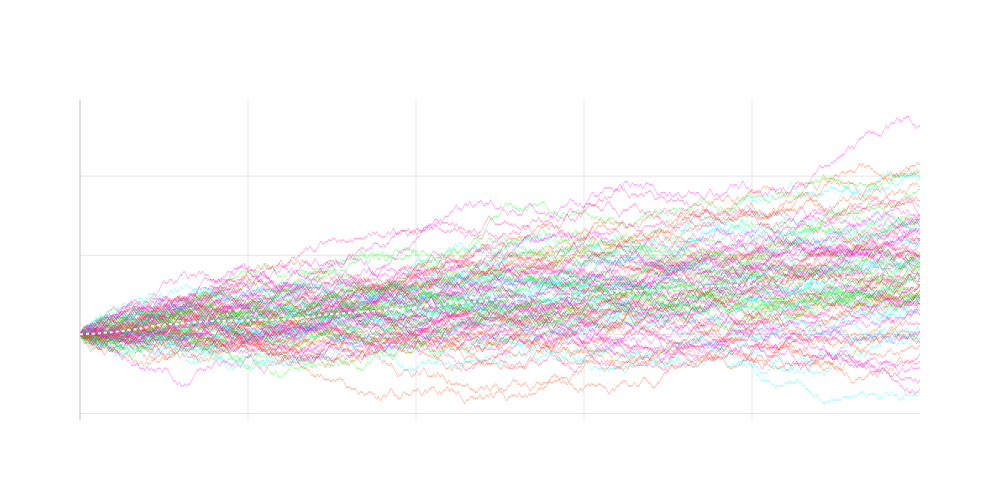

The notebook cell saved with this chart:
### Markdown cell above
#### 3.)  Example: "Profitable" Day Trading

Let's look at an example that is *very generous* where day trader are operating with net zero EV.

$E[R] = P(win) \cdot R_{win} + P(loss) \cdot R_{loss} > 0$

Consider this a *golden case* argument for day trading...

### Code cell
# Generate sample paths for traders with slight edge
np.random.seed(42)

def create_trading_paths_with_edge(n_trades):
    n_traders = 100  # Number of traders
    bet_size = 1000  # Fixed bet size
    payout = 1  # Win amount equals loss amount
    p_win = 0.52  # Slight edge: 52% win rate
    
    # Generate trader wealth paths
    trader_wealth = np.zeros((n_traders, n_trades+1))
    trader_wealth[:,0] = 100000  # Starting wealth of 100k
    
    for i in range(n_trades):
        # Generate outcomes for each trader
        for j in range(n_traders):
            wins = np.random.random() < p_win
            if wins:
                trader_wealth[j,i+1] = trader_wealth[j,i] + bet_size
            else:
                trader_wealth[j,i+1] = trader_wealth[j,i] - bet_size
    
    return trader_wealth

# Create paths for 1000 trades
trader_wealth = create_trading_paths_with_edge(1000)

# Create figure
fig = go.Figure()

# Neon colors for traders
neon_colors = ['#FF1493', '#00FF00', '#00FFFF', '#FF4500', '#FF00FF']

# Plot trading paths
for i in range(100):
    fig.add_trace(
        go.Scatter(
            x=np.arange(1001),
            y=trader_wealth[i,:],
            mode='lines',
            showlegend=False,
            opacity=0.3,
            line=dict(color=neon_colors[i % 5], width=1)
        )
    )

# Add mean line
mean_wealth = np.mean(trader_wealth, axis=0)
fig.add_trace(
    go.Scatter(
        x=np.arange(1001),
        y=mean_wealth,
        mode='lines',
        line=dict(color='white', width=2, dash='dot'),
        name='Mean'
    )
)

# Update layout
fig.update_layout(
    width=1000,
    height=500,
    showlegend=False,
    plot_bgcolor='rgba(0,0,0,0)',
    paper_bgcolor='rgba(0,0,0,0)',
    font=dict(color='white'),
    title=dict(
        text='Trading Paths with Slight Edge (52% Win Rate)',
        y=0.95
    )
)

# Update axes
fig.update_xaxes(
    showgrid=True,
    gridwidth=1,
    gridcolor='rgba(128,128,128,0.2)',
    zeroline=True,
    zerolinewidth=1,
    zerolinecolor='rgba(128,128,128,0.5)',
    title_text="Number of Trades"
)
fig.update_yaxes(
    showgrid=True,
    gridwidth=1,
    gridcolor='rgba(128,128,128,0.2)',
    zeroline=True,
    zerolinewidth=1,
    zerolinecolor='rgba(128,128,128,0.5)',
    title_text="Wealth ($)"
)

fig.show()

### Figure 1 — Plotly figure (JSON) as saved in the notebook; plotly's stock layout.template omitted (floating-point values rounded to 4 significant figures; data arrays with more than 128 entries replaced by an {"elided": "..."} marker saying what was removed)
{"data": [{"line": {"color": "#FF1493", "width": 1}, "mode": "lines", "opacity": 0.3, "showlegend": false, "type": "scatter", "x": {"elided": "1001 int values"}, "y": {"elided": "1001 float values"}}, {"line": {"color": "#00FF00", "width": 1}, "mode": "lines", "opacity": 0.3, "showlegend": false, "type": "scatter", "x": {"elided": "1001 int values"}, "y": {"elided": "1001 float values"}}, {"line": {"color": "#00FFFF", "width": 1}, "mode": "lines", "opacity": 0.3, "showlegend": false, "type": "scatter", "x": {"elided": "1001 int values"}, "y": {"elided": "1001 float values"}}, {"line": {"color": "#FF4500", "width": 1}, "mode": "lines", "opacity": 0.3, "showlegend": false, "type": "scatter", "x": {"elided": "1001 int values"}, "y": {"elided": "1001 float values"}}, {"line": {"color": "#FF00FF", "width": 1}, "mode": "lines", "opacity": 0.3, "showlegend": false, "type": "scatter", "x": {"elided": "1001 int values"}, "y": {"elided": "1001 float values"}}, {"line": {"color": "#FF1493", "width": 1}, "mode": "lines", "opacity": 0.3, "showlegend": false, "type": "scatter", "x": {"elided": "1001 int values"}, "y": {"elided": "1001 float values"}}, {"line": {"color": "#00FF00", "width": 1}, "mode": "lines", "opacity": 0.3, "showlegend": false, "type": "scatter", "x": {"elided": "1001 int values"}, "y": {"elided": "1001 float values"}}, {"line": {"color": "#00FFFF", "width": 1}, "mode": "lines", "opacity": 0.3, "showlegend": false, "type": "scatter", "x": {"elided": "1001 int values"}, "y": {"elided": "1001 float values"}}, {"line": {"color": "#FF4500", "width": 1}, "mode": "lines", "opacity": 0.3, "showlegend": false, "type": "scatter", "x": {"elided": "1001 int values"}, "y": {"elided": "1001 float values"}}, {"line": {"color": "#FF00FF", "width": 1}, "mode": "lines", "opacity": 0.3, "showlegend": false, "type": "scatter", "x": {"elided": "1001 int values"}, "y": {"elided": "1001 float values"}}, {"line": {"color": "#FF1493", "width": 1}, "mode": "lines", "opacity": 0.3, "showlegend": false, "type": "scatter", "x": {"elided": "1001 int values"}, "y": {"elided": "1001 float values"}}, {"line": {"color": "#00FF00", "width": 1}, "mode": "lines", "opacity": 0.3, "showlegend": false, "type": "scatter", "x": {"elided": "1001 int values"}, "y": {"elided": "1001 float values"}}, {"line": {"color": "#00FFFF", "width": 1}, "mode": "lines", "opacity": 0.3, "showlegend": false, "type": "scatter", "x": {"elided": "1001 int values"}, "y": {"elided": "1001 float values"}}, {"line": {"color": "#FF4500", "width": 1}, "mode": "lines", "opacity": 0.3, "showlegend": false, "type": "scatter", "x": {"elided": "1001 int values"}, "y": {"elided": "1001 float values"}}, {"line": {"color": "#FF00FF", "width": 1}, "mode": "lines", "opacity": 0.3, "showlegend": false, "type": "scatter", "x": {"elided": "1001 int values"}, "y": {"elided": "1001 float values"}}, {"line": {"color": "#FF1493", "width": 1}, "mode": "lines", "opacity": 0.3, "showlegend": false, "type": "scatter", "x": {"elided": "1001 int values"}, "y": {"elided": "1001 float values"}}, {"line": {"color": "#00FF00", "width": 1}, "mode": "lines", "opacity": 0.3, "showlegend": false, "type": "scatter", "x": {"elided": "1001 int values"}, "y": {"elided": "1001 float values"}}, {"line": {"color": "#00FFFF", "width": 1}, "mode": "lines", "opacity": 0.3, "showlegend": false, "type": "scatter", "x": {"elided": "1001 int values"}, "y": {"elided": "1001 float values"}}, {"line": {"color": "#FF4500", "width": 1}, "mode": "lines", "opacity": 0.3, "showlegend": false, "type": "scatter", "x": {"elided": "1001 int values"}, "y": {"elided": "1001 float values"}}, {"line": {"color": "#FF00FF", "width": 1}, "mode": "lines", "opacity": 0.3, "showlegend": false, "type": "scatter", "x": {"elided": "1001 int values"}, "y": {"elided": "1001 float values"}}, {"line": {"color": "#FF1493", "width": 1}, "mode": "lines", "opacity": 0.3, "showlegend": false, "type": "scatter", "x": {"elided": "1001 int values"}, "y": {"elided": "1001 float values"}}, {"line": {"color": "#00FF00", "width": 1}, "mode": "lines", "opacity": 0.3, "showlegend": false, "type": "scatter", "x": {"elided": "1001 int values"}, "y": {"elided": "1001 float values"}}, {"line": {"color": "#00FFFF", "width": 1}, "mode": "lines", "opacity": 0.3, "showlegend": false, "type": "scatter", "x": {"elided": "1001 int values"}, "y": {"elided": "1001 float values"}}, {"line": {"color": "#FF4500", "width": 1}, "mode": "lines", "opacity": 0.3, "showlegend": false, "type": "scatter", "x": {"elided": "1001 int values"}, "y": {"elided": "1001 float values"}}, {"line": {"color": "#FF00FF", "width": 1}, "mode": "lines", "opacity": 0.3, "showlegend": false, "type": "scatter", "x": {"elided": "1001 int values"}, "y": {"elided": "1001 float values"}}, {"line": {"color": "#FF1493", "width": 1}, "mode": "lines", "opacity": 0.3, "showlegend": false, "type": "scatter", "x": {"elided": "1001 int values"}, "y": {"elided": "1001 float values"}}, {"line": {"color": "#00FF00", "width": 1}, "mode": "lines", "opacity": 0.3, "showlegend": false, "type": "scatter", "x": {"elided": "1001 int values"}, "y": {"elided": "1001 float values"}}, {"line": {"color": "#00FFFF", "width": 1}, "mode": "lines", "opacity": 0.3, "showlegend": false, "type": "scatter", "x": {"elided": "1001 int values"}, "y": {"elided": "1001 float values"}}, {"line": {"color": "#FF4500", "width": 1}, "mode": "lines", "opacity": 0.3, "showlegend": false, "type": "scatter", "x": {"elided": "1001 int values"}, "y": {"elided": "1001 float values"}}, {"line": {"color": "#FF00FF", "width": 1}, "mode": "lines", "opacity": 0.3, "showlegend": false, "type": "scatter", "x": {"elided": "1001 int values"}, "y": {"elided": "1001 float values"}}, {"line": {"color": "#FF1493", "width": 1}, "mode": "lines", "opacity": 0.3, "showlegend": false, "type": "scatter", "x": {"elided": "1001 int values"}, "y": {"elided": "1001 float values"}}, {"line": {"color": "#00FF00", "width": 1}, "mode": "lines", "opacity": 0.3, "showlegend": false, "type": "scatter", "x": {"elided": "1001 int values"}, "y": {"elided": "1001 float values"}}, {"line": {"color": "#00FFFF", "width": 1}, "mode": "lines", "opacity": 0.3, "showlegend": false, "type": "scatter", "x": {"elided": "1001 int values"}, "y": {"elided": "1001 float values"}}, {"line": {"color": "#FF4500", "width": 1}, "mode": "lines", "opacity": 0.3, "showlegend": false, "type": "scatter", "x": {"elided": "1001 int values"}, "y": {"elided": "1001 float values"}}, {"line": {"color": "#FF00FF", "width": 1}, "mode": "lines", "opacity": 0.3, "showlegend": false, "type": "scatter", "x": {"elided": "1001 int values"}, "y": {"elided": "1001 float values"}}, {"line": {"color": "#FF1493", "width": 1}, "mode": "lines", "opacity": 0.3, "showlegend": false, "type": "scatter", "x": {"elided": "1001 int values"}, "y": {"elided": "1001 float values"}}, {"line": {"color": "#00FF00", "width": 1}, "mode": "lines", "opacity": 0.3, "showlegend": false, "type": "scatter", "x": {"elided": "1001 int values"}, "y": {"elided": "1001 float values"}}, {"line": {"color": "#00FFFF", "width": 1}, "mode": "lines", "opacity": 0.3, "showlegend": false, "type": "scatter", "x": {"elided": "1001 int values"}, "y": {"elided": "1001 float values"}}, {"line": {"color": "#FF4500", "width": 1}, "mode": "lines", "opacity": 0.3, "showlegend": false, "type": "scatter", "x": {"elided": "1001 int values"}, "y": {"elided": "1001 float values"}}, {"line": {"color": "#FF00FF", "width": 1}, "mode": "lines", "opacity": 0.3, "showlegend": false, "type": "scatter", "x": {"elided": "1001 int values"}, "y": {"elided": "1001 float values"}}, {"line": {"color": "#FF1493", "width": 1}, "mode": "lines", "opacity": 0.3, "showlegend": false, "type": "scatter", "x": {"elided": "1001 int values"}, "y": {"elided": "1001 float values"}}, {"line": {"color": "#00FF00", "width": 1}, "mode": "lines", "opacity": 0.3, "showlegend": false, "type": "scatter", "x": {"elided": "1001 int values"}, "y": {"elided": "1001 float values"}}, {"line": {"color": "#00FFFF", "width": 1}, "mode": "lines", "opacity": 0.3, "showlegend": false, "type": "scatter", "x": {"elided": "1001 int values"}, "y": {"elided": "1001 float values"}}, {"line": {"color": "#FF4500", "width": 1}, "mode": "lines", "opacity": 0.3, "showlegend": false, "type": "scatter", "x": {"elided": "1001 int values"}, "y": {"elided": "1001 float values"}}, {"line": {"color": "#FF00FF", "width": 1}, "mode": "lines", "opacity": 0.3, "showlegend": false, "type": "scatter", "x": {"elided": "1001 int values"}, "y": {"elided": "1001 float values"}}, {"line": {"color": "#FF1493", "width": 1}, "mode": "lines", "opacity": 0.3, "showlegend": false, "type": "scatter", "x": {"elided": "1001 int values"}, "y": {"elided": "1001 float values"}}, {"line": {"color": "#00FF00", "width": 1}, "mode": "lines", "opacity": 0.3, "showlegend": false, "type": "scatter", "x": {"elided": "1001 int values"}, "y": {"elided": "1001 float values"}}, {"line": {"color": "#00FFFF", "width": 1}, "mode": "lines", "opacity": 0.3, "showlegend": false, "type": "scatter", "x": {"elided": "1001 int values"}, "y": {"elided": "1001 float values"}}, {"line": {"color": "#FF4500", "width": 1}, "mode": "lines", "opacity": 0.3, "showlegend": false, "type": "scatter", "x": {"elided": "1001 int values"}, "y": {"elided": "1001 float values"}}, {"line": {"color": "#FF00FF", "width": 1}, "mode": "lines", "opacity": 0.3, "showlegend": false, "type": "scatter", "x": {"elided": "1001 int values"}, "y": {"elided": "1001 float values"}}, {"line": {"color": "#FF1493", "width": 1}, "mode": "lines", "opacity": 0.3, "showlegend": false, "type": "scatter", "x": {"elided": "1001 int values"}, "y": {"elided": "1001 float values"}}, {"line": {"color": "#00FF00", "width": 1}, "mode": "lines", "opacity": 0.3, "showlegend": false, "type": "scatter", "x": {"elided": "1001 int values"}, "y": {"elided": "1001 float values"}}, {"line": {"color": "#00FFFF", "width": 1}, "mode": "lines", "opacity": 0.3, "showlegend": false, "type": "scatter", "x": {"elided": "1001 int values"}, "y": {"elided": "1001 float values"}}, {"line": {"color": "#FF4500", "width": 1}, "mode": "lines", "opacity": 0.3, "showlegend": false, "type": "scatter", "x": {"elided": "1001 int values"}, "y": {"elided": "1001 float values"}}, {"line": {"color": "#FF00FF", "width": 1}, "mode": "lines", "opacity": 0.3, "showlegend": false, "type": "scatter", "x": {"elided": "1001 int values"}, "y": {"elided": "1001 float values"}}, {"line": {"color": "#FF1493", "width": 1}, "mode": "lines", "opacity": 0.3, "showlegend": false, "type": "scatter", "x": {"elided": "1001 int values"}, "y": {"elided": "1001 float values"}}, {"line": {"color": "#00FF00", "width": 1}, "mode": "lines", "opacity": 0.3, "showlegend": false, "type": "scatter", "x": {"elided": "1001 int values"}, "y": {"elided": "1001 float values"}}, {"line": {"color": "#00FFFF", "width": 1}, "mode": "lines", "opacity": 0.3, "showlegend": false, "type": "scatter", "x": {"elided": "1001 int values"}, "y": {"elided": "1001 float values"}}, {"line": {"color": "#FF4500", "width": 1}, "mode": "lines", "opacity": 0.3, "showlegend": false, "type": "scatter", "x": {"elided": "1001 int values"}, "y": {"elided": "1001 float values"}}, {"line": {"color": "#FF00FF", "width": 1}, "mode": "lines", "opacity": 0.3, "showlegend": false, "type": "scatter", "x": {"elided": "1001 int values"}, "y": {"elided": "1001 float values"}}, {"line": {"color": "#FF1493", "width": 1}, "mode": "lines", "opacity": 0.3, "showlegend": false, "type": "scatter", "x": {"elided": "1001 int values"}, "y": {"elided": "1001 float values"}}, {"line": {"color": "#00FF00", "width": 1}, "mode": "lines", "opacity": 0.3, "showlegend": false, "type": "scatter", "x": {"elided": "1001 int values"}, "y": {"elided": "1001 float values"}}, {"line": {"color": "#00FFFF", "width": 1}, "mode": "lines", "opacity": 0.3, "showlegend": false, "type": "scatter", "x": {"elided": "1001 int values"}, "y": {"elided": "1001 float values"}}, {"line": {"color": "#FF4500", "width": 1}, "mode": "lines", "opacity": 0.3, "showlegend": false, "type": "scatter", "x": {"elided": "1001 int values"}, "y": {"elided": "1001 float values"}}, {"line": {"color": "#FF00FF", "width": 1}, "mode": "lines", "opacity": 0.3, "showlegend": false, "type": "scatter", "x": {"elided": "1001 int values"}, "y": {"elided": "1001 float values"}}, {"line": {"color": "#FF1493", "width": 1}, "mode": "lines", "opacity": 0.3, "showlegend": false, "type": "scatter", "x": {"elided": "1001 int values"}, "y": {"elided": "1001 float values"}}, {"line": {"color": "#00FF00", "width": 1}, "mode": "lines", "opacity": 0.3, "showlegend": false, "type": "scatter", "x": {"elided": "1001 int values"}, "y": {"elided": "1001 float values"}}, {"line": {"color": "#00FFFF", "width": 1}, "mode": "lines", "opacity": 0.3, "showlegend": false, "type": "scatter", "x": {"elided": "1001 int values"}, "y": {"elided": "1001 float values"}}, {"line": {"color": "#FF4500", "width": 1}, "mode": "lines", "opacity": 0.3, "showlegend": false, "type": "scatter", "x": {"elided": "1001 int values"}, "y": {"elided": "1001 float values"}}, {"line": {"color": "#FF00FF", "width": 1}, "mode": "lines", "opacity": 0.3, "showlegend": false, "type": "scatter", "x": {"elided": "1001 int values"}, "y": {"elided": "1001 float values"}}, {"line": {"color": "#FF1493", "width": 1}, "mode": "lines", "opacity": 0.3, "showlegend": false, "type": "scatter", "x": {"elided": "1001 int values"}, "y": {"elided": "1001 float values"}}, {"line": {"color": "#00FF00", "width": 1}, "mode": "lines", "opacity": 0.3, "showlegend": false, "type": "scatter", "x": {"elided": "1001 int values"}, "y": {"elided": "1001 float values"}}, {"line": {"color": "#00FFFF", "width": 1}, "mode": "lines", "opacity": 0.3, "showlegend": false, "type": "scatter", "x": {"elided": "1001 int values"}, "y": {"elided": "1001 float values"}}, {"line": {"color": "#FF4500", "width": 1}, "mode": "lines", "opacity": 0.3, "showlegend": false, "type": "scatter", "x": {"elided": "1001 int values"}, "y": {"elided": "1001 float values"}}, {"line": {"color": "#FF00FF", "width": 1}, "mode": "lines", "opacity": 0.3, "showlegend": false, "type": "scatter", "x": {"elided": "1001 int values"}, "y": {"elided": "1001 float values"}}, {"line": {"color": "#FF1493", "width": 1}, "mode": "lines", "opacity": 0.3, "showlegend": false, "type": "scatter", "x": {"elided": "1001 int values"}, "y": {"elided": "1001 float values"}}, {"line": {"color": "#00FF00", "width": 1}, "mode": "lines", "opacity": 0.3, "showlegend": false, "type": "scatter", "x": {"elided": "1001 int values"}, "y": {"elided": "1001 float values"}}, {"line": {"color": "#00FFFF", "width": 1}, "mode": "lines", "opacity": 0.3, "showlegend": false, "type": "scatter", "x": {"elided": "1001 int values"}, "y": {"elided": "1001 float values"}}, {"line": {"color": "#FF4500", "width": 1}, "mode": "lines", "opacity": 0.3, "showlegend": false, "type": "scatter", "x": {"elided": "1001 int values"}, "y": {"elided": "1001 float values"}}, {"line": {"color": "#FF00FF", "width": 1}, "mode": "lines", "opacity": 0.3, "showlegend": false, "type": "scatter", "x": {"elided": "1001 int values"}, "y": {"elided": "1001 float values"}}, {"line": {"color": "#FF1493", "width": 1}, "mode": "lines", "opacity": 0.3, "showlegend": false, "type": "scatter", "x": {"elided": "1001 int values"}, "y": {"elided": "1001 float values"}}, {"line": {"color": "#00FF00", "width": 1}, "mode": "lines", "opacity": 0.3, "showlegend": false, "type": "scatter", "x": {"elided": "1001 int values"}, "y": {"elided": "1001 float values"}}, {"line": {"color": "#00FFFF", "width": 1}, "mode": "lines", "opacity": 0.3, "showlegend": false, "type": "scatter", "x": {"elided": "1001 int values"}, "y": {"elided": "1001 float values"}}, {"line": {"color": "#FF4500", "width": 1}, "mode": "lines", "opacity": 0.3, "showlegend": false, "type": "scatter", "x": {"elided": "1001 int values"}, "y": {"elided": "1001 float values"}}, {"line": {"color": "#FF00FF", "width": 1}, "mode": "lines", "opacity": 0.3, "showlegend": false, "type": "scatter", "x": {"elided": "1001 int values"}, "y": {"elided": "1001 float values"}}, {"line": {"color": "#FF1493", "width": 1}, "mode": "lines", "opacity": 0.3, "showlegend": false, "type": "scatter", "x": {"elided": "1001 int values"}, "y": {"elided": "1001 float values"}}, {"line": {"color": "#00FF00", "width": 1}, "mode": "lines", "opacity": 0.3, "showlegend": false, "type": "scatter", "x": {"elided": "1001 int values"}, "y": {"elided": "1001 float values"}}, {"line": {"color": "#00FFFF", "width": 1}, "mode": "lines", "opacity": 0.3, "showlegend": false, "type": "scatter", "x": {"elided": "1001 int values"}, "y": {"elided": "1001 float values"}}, {"line": {"color": "#FF4500", "width": 1}, "mode": "lines", "opacity": 0.3, "showlegend": false, "type": "scatter", "x": {"elided": "1001 int values"}, "y": {"elided": "1001 float values"}}, {"line": {"color": "#FF00FF", "width": 1}, "mode": "lines", "opacity": 0.3, "showlegend": false, "type": "scatter", "x": {"elided": "1001 int values"}, "y": {"elided": "1001 float values"}}, {"line": {"color": "#FF1493", "width": 1}, "mode": "lines", "opacity": 0.3, "showlegend": false, "type": "scatter", "x": {"elided": "1001 int values"}, "y": {"elided": "1001 float values"}}, {"line": {"color": "#00FF00", "width": 1}, "mode": "lines", "opacity": 0.3, "showlegend": false, "type": "scatter", "x": {"elided": "1001 int values"}, "y": {"elided": "1001 float values"}}, {"line": {"color": "#00FFFF", "width": 1}, "mode": "lines", "opacity": 0.3, "showlegend": false, "type": "scatter", "x": {"elided": "1001 int values"}, "y": {"elided": "1001 float values"}}, {"line": {"color": "#FF4500", "width": 1}, "mode": "lines", "opacity": 0.3, "showlegend": false, "type": "scatter", "x": {"elided": "1001 int values"}, "y": {"elided": "1001 float values"}}, {"line": {"color": "#FF00FF", "width": 1}, "mode": "lines", "opacity": 0.3, "showlegend": false, "type": "scatter", "x": {"elided": "1001 int values"}, "y": {"elided": "1001 float values"}}, {"line": {"color": "#FF1493", "width": 1}, "mode": "lines", "opacity": 0.3, "showlegend": false, "type": "scatter", "x": {"elided": "1001 int values"}, "y": {"elided": "1001 float values"}}, {"line": {"color": "#00FF00", "width": 1}, "mode": "lines", "opacity": 0.3, "showlegend": false, "type": "scatter", "x": {"elided": "1001 int values"}, "y": {"elided": "1001 float values"}}, {"line": {"color": "#00FFFF", "width": 1}, "mode": "lines", "opacity": 0.3, "showlegend": false, "type": "scatter", "x": {"elided": "1001 int values"}, "y": {"elided": "1001 float values"}}, {"line": {"color": "#FF4500", "width": 1}, "mode": "lines", "opacity": 0.3, "showlegend": false, "type": "scatter", "x": {"elided": "1001 int values"}, "y": {"elided": "1001 float values"}}, {"line": {"color": "#FF00FF", "width": 1}, "mode": "lines", "opacity": 0.3, "showlegend": false, "type": "scatter", "x": {"elided": "1001 int values"}, "y": {"elided": "1001 float values"}}, {"line": {"color": "white", "dash": "dot", "width": 2}, "mode": "lines", "name": "Mean", "type": "scatter", "x": {"elided": "1001 int values"}, "y": {"elided": "1001 float values"}}], "layout": {"font": {"color": "white"}, "height": 500, "paper_bgcolor": "rgba(0,0,0,0)", "plot_bgcolor": "rgba(0,0,0,0)", "showlegend": false, "title": {"text": "Trading Paths with Slight Edge (52% Win Rate)", "y": 0.95}, "width": 1000, "xaxis": {"gridcolor": "rgba(128,128,128,0.2)", "gridwidth": 1, "showgrid": true, "title": {"text": "Number of Trades"}, "zeroline": true, "zerolinecolor": "rgba(128,128,128,0.5)", "zerolinewidth": 1}, "yaxis": {"gridcolor": "rgba(128,128,128,0.2)", "gridwidth": 1, "showgrid": true, "title": {"text": "Wealth ($)"}, "zeroline": true, "zerolinecolor": "rgba(128,128,128,0.5)", "zerolinewidth": 1}}}
